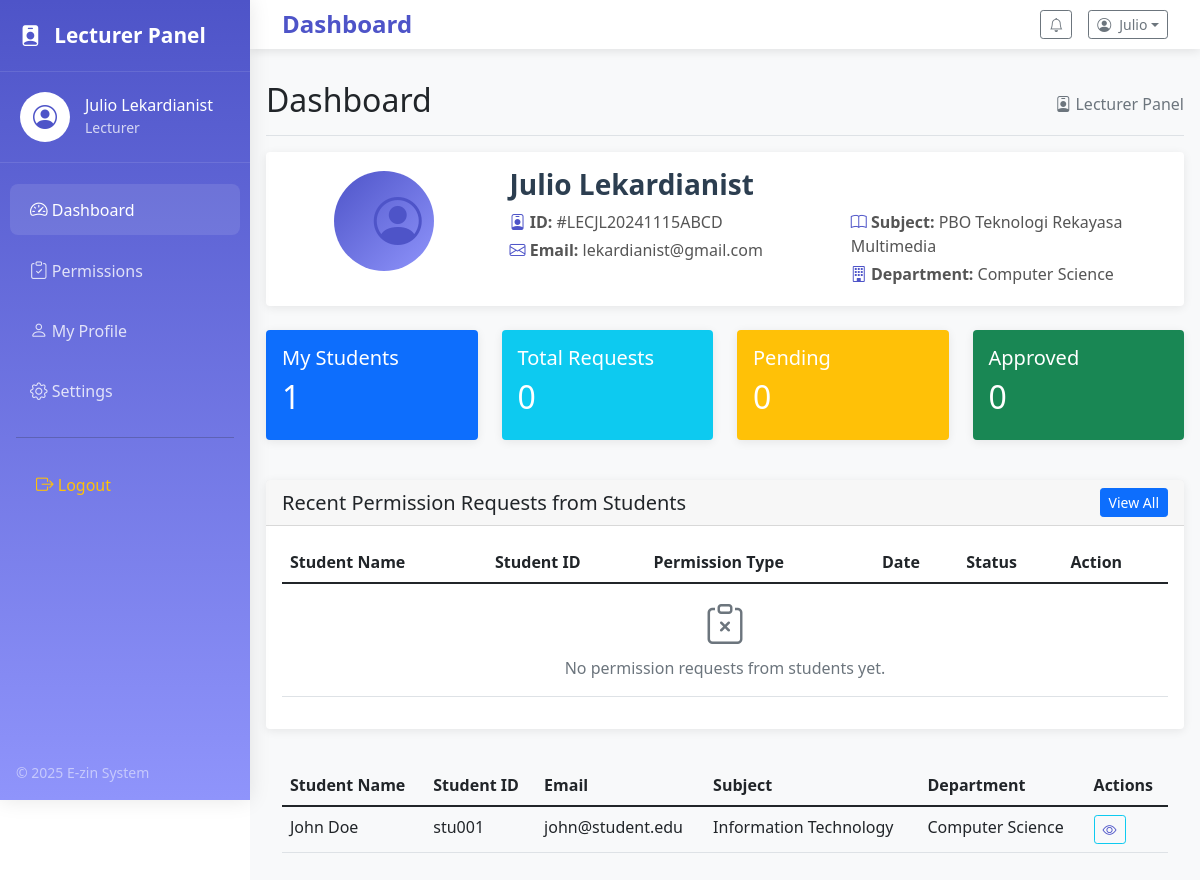
Screenshot of /lecturer/dashboard.php (signed in) with the database file from the repository.
### tables this page shows
CREATE TABLE `employees` (
  `id` int(11) NOT NULL,
  `user_id` varchar(50) DEFAULT NULL,
  `name` varchar(100) DEFAULT NULL,
  `email` varchar(100) DEFAULT NULL,
  `subject` varchar(255) DEFAULT NULL,
  `role` enum('lecturer','staff','student') DEFAULT NULL,
  `phone` varchar(20) DEFAULT NULL,
  `department` varchar(100) DEFAULT NULL,
  `status` enum('active','inactive') DEFAULT 'active',
  `created_at` timestamp NOT NULL DEFAULT current_timestamp()
);

### lecturer/dashboard.php (the view, shortened to what this page needs)
<?php
require_once 'includes/header.php';
require_once 'config/database.php';
$lecturer_stmt = $pdo->prepare("SELECT * FROM employees WHERE user_id = ?");
$lecturer_stmt->execute([$_SESSION['user_id']]);
$lecturer = $lecturer_stmt->fetch();
$stmt = $pdo->prepare("SELECT COUNT(*) as total FROM employees
                      WHERE role = 'student'
                      AND (department = ? OR subject LIKE ?)");
$stmt->execute([$lecturer['department'], '%' . $lecturer['subject'] . '%']);
$total_students = $stmt->fetch()['total'];
$stmt = $pdo->prepare("SELECT COUNT(*) as total FROM permissions p
                      WHERE p.lecturer_id = ?");
$stmt->execute([$_SESSION['user_id']]);
$total_permissions = $stmt->fetch()['total'];
$stmt = $pdo->prepare("SELECT COUNT(*) as total FROM permissions p
                      WHERE p.lecturer_id = ?
                      AND p.status = 'pending'");
$stmt->execute([$_SESSION['user_id']]);
$pending_permissions = $stmt->fetch()['total'];
$stmt = $pdo->prepare("SELECT COUNT(*) as total FROM permissions p
                      WHERE p.lecturer_id = ?
                      AND p.status = 'approved'");
$stmt->execute([$_SESSION['user_id']]);
$approved_permissions = $stmt->fetch()['total'];
?>
<div class="d-flex justify-content-between flex-wrap flex-md-nowrap align-items-center pt-3 pb-2 mb-3 border-bottom">
    <h1 class="h2">Dashboard</h1>
    <div class="text-muted">
        <i class="bi bi-person-badge"></i> Lecturer Panel
    </div>
</div>
<div class="card mb-4">
    <div class="card-body">
        <div class="row align-items-center">
            <div class="col-md-3 text-center">
                <div class="lecturer-avatar mb-3">
                    <i class="bi bi-person-circle"></i>
                </div>
            </div>
            <div class="col-md-9">
                <h3 class="mb-2"><?php echo htmlspecialchars($lecturer['name']); ?></h3>
                <div class="row">
                    <div class="col-md-6">
                        <p class="mb-1"><i class="bi bi-person-badge"></i> <strong>ID:</strong> <?php echo $lecturer['user_id']; ?></p>
                        <p class="mb-1"><i class="bi bi-envelope"></i> <strong>Email:</strong> <?php echo htmlspecialchars($lecturer['email']); ?></p>
                    </div>
                    <div class="col-md-6">
                        <p class="mb-1"><i class="bi bi-book"></i> <strong>Subject:</strong> <?php echo $lecturer['subject']; ?></p>
                        <p class="mb-1"><i class="bi bi-building"></i> <strong>Department:</strong> <?php echo $lecturer['department']; ?></p>
                    </div>
                </div>
            </div>
        </div>
    </div>
</div>
<div class="row mb-4">
    <div class="col-md-3">
        <div class="card text-white bg-primary mb-3">
            <div class="card-body">
                <h5 class="card-title">My Students</h5>
                <h2><?php echo $total_students; ?></h2>
            </div>
        </div>
    </div>
    <div class="col-md-3">
        <div class="card text-white bg-info mb-3">
            <div class="card-body">
                <h5 class="card-title">Total Requests</h5>
                <h2><?php echo $total_permissions; ?></h2>
            </div>
        </div>
    </div>
    <div class="col-md-3">
        <div class="card text-white bg-warning mb-3">
            <div class="card-body">
                <h5 class="card-title">Pending</h5>
                <h2><?php echo $pending_permissions; ?></h2>
            </div>
        </div>
    </div>
    <div class="col-md-3">
        <div class="card text-white bg-success mb-3">
            <div class="card-body">
                <h5 class="card-title">Approved</h5>
                <h2><?php echo $approved_permissions; ?></h2>
            </div>
        </div>
    </div>
</div>
<div class="card">
    <div class="card-header d-flex justify-content-between align-items-center">
        <h5 class="mb-0">Recent Permission Requests from Students</h5>
        <a href="permissions.php" class="btn btn-sm btn-primary">View All</a>
    </div>
    <div class="card-body">
        <div class="table-responsive">
            <table class="table table-hover">
                <thead>
                    <tr>
                        <th>Student Name</th>
                        <th>Student ID</th>
                        <th>Permission Type</th>
                        <th>Date</th>
                        <th>Status</th>
                        <th>Action</th>
                    </tr>
                </thead>
                <tbody>
                    <?php
                    $stmt = $pdo->prepare("SELECT p.*, e.name, e.user_id FROM permissions p
                                          JOIN employees e ON p.user_id = e.user_id
                                          WHERE p.lecturer_id = ?
                                          ORDER BY p.created_at DESC LIMIT 5");
                    $stmt->execute([$_SESSION['user_id']]);
                    $permissions = $stmt->fetchAll();
                    if (count($permissions) > 0):
                        foreach ($permissions as $row):
                    ?>
                    <tr>
                        <td><?php echo htmlspecialchars($row['name']); ?></td>
                        <td><?php echo $row['user_id']; ?></td>
                        <td><?php echo $row['permission_type']; ?></td>
                        <td><?php echo date('d M Y', strtotime($row['created_at'])); ?></td>
                        <td>
                            <span class="badge bg-<?php
                                echo $row['status'] == 'approved' ? 'success' :
                                       ($row['status'] == 'rejected' ? 'danger' : 'warning');
                            ?>">
                                <?php echo ucfirst($row['status']); ?>
                            </span>
                        </td>
                        <td>
                            <a href="permissions.php?action=view&id=<?php echo $row['id']; ?>"
                               class="btn btn-sm btn-info">View</a>
                        </td>
                    </tr>
                    <?php endforeach; else: ?>
                    <tr>
                        <td colspan="6" class="text-center py-3">
                            <i class="bi bi-clipboard-x text-muted display-6"></i>
                            <p class="mt-2 mb-0 text-muted">No permission requests from students yet.</p>
                        </td>
                    </tr>
                    <?php endif; ?>
                </tbody>
            </table>
        </div>
    </div>
</div>
<div class="card-body">
        <div class="table-responsive">
            <table class="table table-hover">
                <thead>
                    <tr>
                        <th>Student Name</th>
                        <th>Student ID</th>
                        <th>Email</th>
                        <th>Subject</th>
                        <th>Department</th>
                        <th>Actions</th>
                    </tr>
                </thead>
                <tbody>
                    <?php
                    $stmt = $pdo->prepare("SELECT * FROM employees
                                          WHERE role = 'student'
                                          AND (department = ? OR subject LIKE ?)
                                          ORDER BY name ASC LIMIT 5");
                    $stmt->execute([$lecturer['department'], '%' . $lecturer['subject'] . '%']);
                    $students = $stmt->fetchAll();
                    if (count($students) > 0):
                        foreach ($students as $student):
                    ?>
                    <tr>
                        <td><?php echo htmlspecialchars($student['name']); ?></td>
                        <td><?php echo $student['user_id']; ?></td>
                        <td><?php echo htmlspecialchars($student['email']); ?></td>
                        <td><?php echo htmlspecialchars($student['subject']); ?></td>
                        <td><?php echo $student['department']; ?></td>
                        <td>
                            <a href="students.php?action=view&id=<?php echo $student['id']; ?>"
                               class="btn btn-sm btn-outline-info">
                                <i class="bi bi-eye"></i>
                            </a>
                        </td>
                    </tr>
                    <?php endforeach; endif; ?>
                </tbody>
            </table>
        </div>
    </div>
</div>
<?php require_once 'includes/footer.php'; ?>

### lecturer/includes/header.php (style rules this page uses)
:root { --lecturer-primary: #4e54c8; --lecturer-secondary: #8f94fb; --lecturer-light: #f8f9ff; }

### lecturer/dashboard.php (style rules this page uses)
.lecturer-avatar { width: 100px; height: 100px; background: linear-gradient(135deg, #4e54c8 0%, #8f94fb 100%); border-radius: 50%; display: flex; align-items: center; justify-content: center; margin: 0 auto; font-size: 48px; color: white; }
.card { border: none; box-shadow: 0 2px 10px rgba(0,0,0,0.08); margin-bottom: 20px; }
.card-body h3 { color: #2c3e50; font-weight: 600; }
.card-body p { margin-bottom: 5px; color: #555; }
.card-body i { width: 20px; color: #4e54c8; }
.btn-sm { padding: 3px 8px; font-size: 0.875rem; }

### rows the page displays
employees: name "Julio Lekardianist", user "#LECJL20241115ABCD", email "lekardianist@gmail.com", subject "PBO Teknologi Rekayasa Multimedia", department "Computer Science"
employees: name "John Doe", user "stu001", email "john@student.edu", subject "Information Technology", department "Computer Science"

### other values shown
$_SESSION['name'] "Julio Lekardianist"
$pageTitle "Dashboard"
explode(' ', $_SESSION['name'] ?? 'User')[0] "Julio"
$total_students "1"
$total_permissions "0"
$pending_permissions "0"
$approved_permissions "0"
